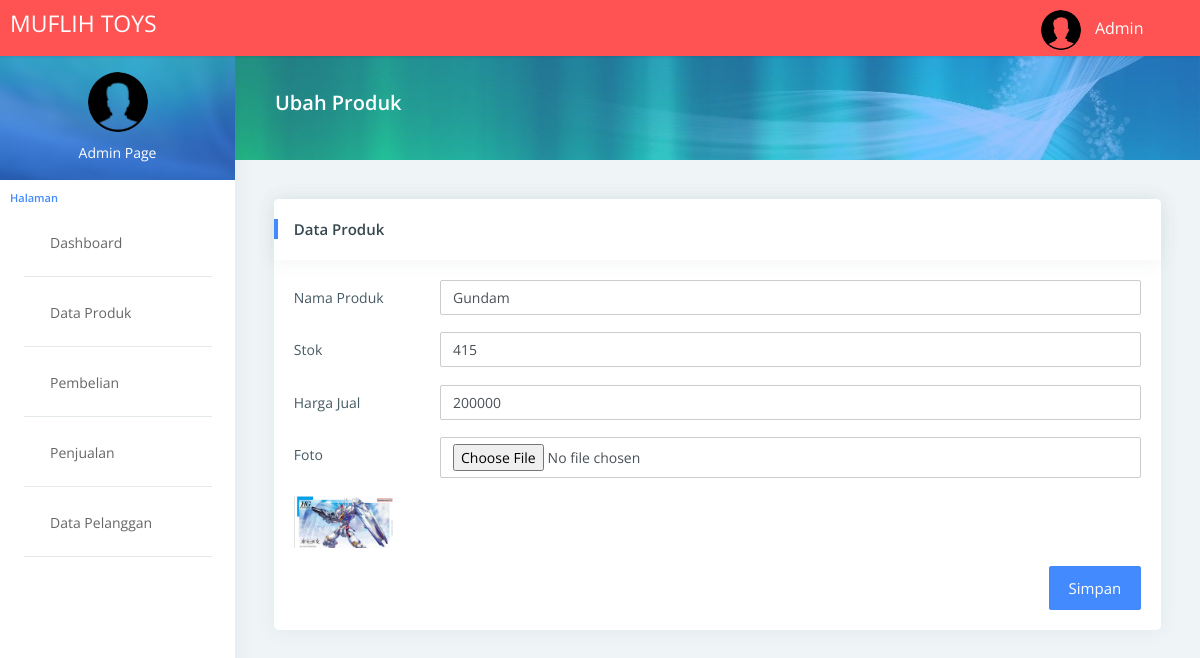
Screenshot of /ubahproduk.php?id=26 (signed in) with the database file from the repository.
### tables this page shows
CREATE TABLE `produk` (
  `idproduk` int(11) NOT NULL,
  `namaproduk` text NOT NULL,
  `hargajual` text NOT NULL,
  `stok` varchar(255) NOT NULL,
  `foto` text NOT NULL
);

### ubahproduk.php (the view, shortened to what this page needs)
<?php include 'header.php';
include('koneksi.php');
$ambil = $koneksi->query("SELECT * FROM produk WHERE idproduk='$_GET[id]'");
$pecah = $ambil->fetch_assoc();
?>
<div class="pcoded-main-container">
    <div class="pcoded-wrapper">
        <div class="pcoded-content">
            <div class="page-header">
                <div class="page-block">
                    <div class="row align-items-center">
                        <div class="col-md-8">
                            <div class="page-header-title">
                                <h5 class="m-b-10">Ubah Produk</h5>
                            </div>
                        </div>
                    </div>
                </div>
            </div>
            <div class="pcoded-inner-content">
                <div class="main-body">
                    <div class="page-wrapper">
                        <div class="page-body">
                            <div class="row">
                                <div class="col-sm-12">
                                    <div class="card">
                                        <div class="card-header">
                                            <h5>Data Produk</h5>
                                        </div>
                                        <div class="card-block">
                                            <form method="post" enctype="multipart/form-data">
                                                <div class="form-group row">
                                                    <label class="col-sm-2 col-form-label">Nama Produk</label>
                                                    <div class="col-sm-10">
                                                        <input type="text" value="<?= $pecah['namaproduk'] ?>" class="form-control" name="namaproduk" placeholder="Nama Produk">
                                                    </div>
                                                </div>
                                                <div class="form-group row">
                                                    <label class="col-sm-2 col-form-label">Stok</label>
                                                    <div class="col-sm-10">
                                                        <input type="number" value="<?= $pecah['stok'] ?>" required class="form-control" name="stok" placeholder="Stok">
                                                    </div>
                                                </div>
                                                <div class="form-group row">
                                                    <label class="col-sm-2 col-form-label">Harga Jual</label>
                                                    <div class="col-sm-10">
                                                        <input type="number" value="<?= $pecah['hargajual'] ?>" required class="form-control" name="hargajual" placeholder="Harga Jual">
                                                    </div>
                                                </div>
                                                <div class="form-group row">
                                                    <label class="col-sm-2 col-form-label">Foto</label>
                                                    <div class="col-sm-10">
                                                        <input type="file" required class="form-control" name="foto" required>
                                                    </div>
                                                </div>
                                                <div class="form-group row">
                                                    <div class="col-sm-10">
                                                        <img src="foto/<?php echo $pecah['foto'] ?>" width="100px">
                                                    </div>
                                                </div>
                                                <button type="submit" required class="btn btn-primary float-right pull-right" name="tambah">Simpan</button>
                                            </form>
                                        </div>
                                    </div>
                                </div>
                            </div>
                        </div>
                    </div>
                </div>
            </div>
        </div>
    </div>
</div>
<?php include 'footer.php'; ?>

### rows the page displays
produk: namaproduk "Gundam", stok "415", hargajual "200000", foto (picture)

### other values shown
$_SESSION['admin']['namapengguna'] "Admin"
$_SESSION['admin']['level'] "Admin"
